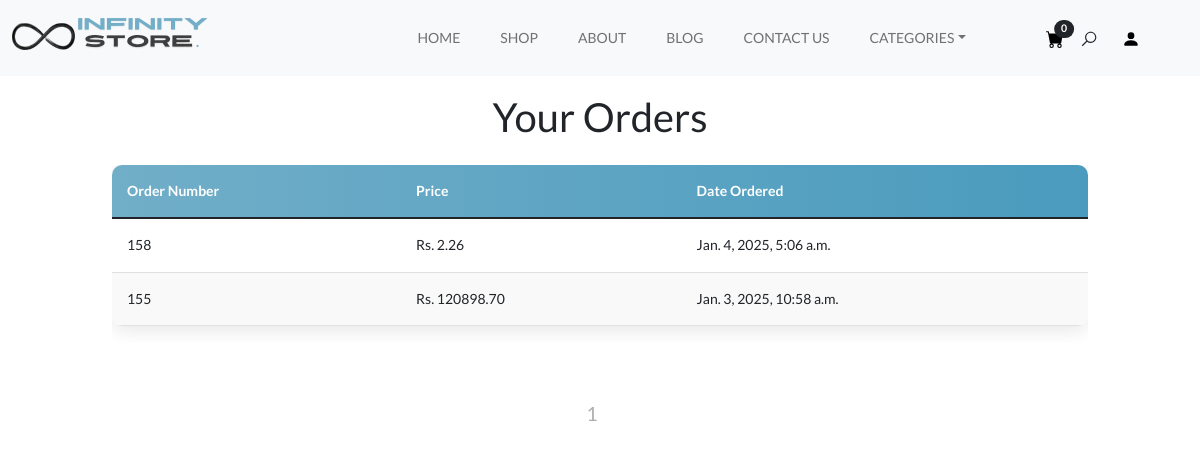
Page /user-dashboard (signed in) on the earlier database version.
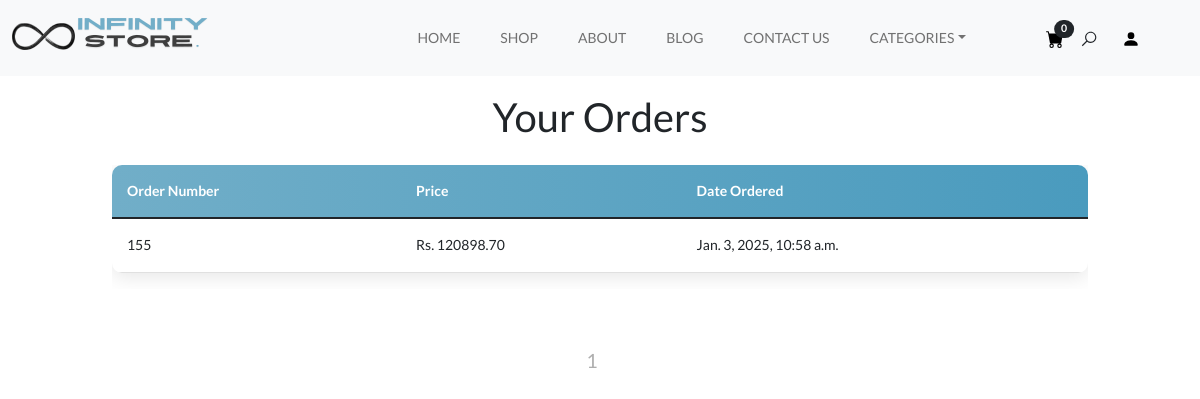
Same page on the later database version.
### payment/models.py (models this page shows, shortened)
class Order(models.Model):
    user = models.ForeignKey(
        User, on_delete=models.CASCADE, null=True, blank=True)
    full_name = models.CharField(max_length=250)
    email = models.EmailField(max_length=250)
    shipping_address = models.TextField(max_length=15000)
    amount_paid = models.DecimalField(max_digits=10, decimal_places=2)
    date_ordered = models.DateTimeField(auto_now_add=True)
    shipped = models.BooleanField(default=False)
    date_shipped = models.DateTimeField(blank=True, null=True)
    invoice = models.CharField(max_length=250, null=True, blank=True)
    paid = models.BooleanField(default=False)
    epay = models.BooleanField(default=False)

### Home/views.py (the view)
# urls.py: path("user-dashboard", views.UserDashboardView, name='user-dashboard'),
def UserDashboardView(request):
    if request.user.is_authenticated:
        user_orders = Order.objects.filter(
            paid=True, user=request.user, shipped=False).order_by('-date_ordered')
    else:
        user_orders = None
    paginator = Paginator(user_orders, 15)
    page_number = request.GET.get('page')
    order_page = paginator.get_page(page_number)
    return render(request, "Home/user_dashboard_template.html", {'user_orders': order_page})

### Home/context_processors.py (called while the page is built)
def categories(request):
    categories = Categories.objects.all().order_by('-id')[:6]
    return {
        'categories': categories
    }

### cart/cart.py (called while the page is built)
    def __len__(self):
        return sum(self.cart.values())

### cart/context_processors.py (called while the page is built)
def cart(request):
    return {
        'cart': Cart(request)
    }

### Home/templates/Home/user_dashboard_template.html (shortened to what this page needs)
{% extends 'index.html' %}
{% block content %}
  <div class="container-fluid mt-4 pt-4">
    <div class="row">
      <div class="col-10 mx-auto">
        <br /><br />
        <h1 class="text-center mb-4">Your Orders</h1>
        <div class="table-responsive">
          <table class="table custom-table">
            <thead>
              <tr>
                <th scope="col">Order Number</th>
                <th scope="col">Price</th>
                <th scope="col">Date Ordered</th>
              </tr>
            </thead>
            <tbody>
              {% for order in user_orders %}
                <tr>
                  <td>
                    <a href="{% url 'user-orders' order.id %}" class="text-decoration-none text-dark">{{ order.id }}</a>
                  </td>
                  <td>Rs. {{ order.amount_paid }}</td>
                  <td>{{ order.date_ordered }}</td>
                </tr>
              {% empty %}
                <tr>
                  <td colspan="4">No UnShipped Products Found.</td>
                </tr>
              {% endfor %}
            </tbody>
          </table>
        </div>
      </div>
    </div>
  </div>
  <nav class="navigation paging-navigation text-center padding-medium" role="navigation">
    <div class="pagination loop-pagination d-flex justify-content-center align-items-center">
      {% for num in user_orders.paginator.page_range %}
        {% if user_orders.number == num %}
          <span aria-current="page" class="page-numbers current pe-3">{{ num }}</span>
        {% else %}
          <a class="page-numbers pe-3" href="?page={{ num }}">{{ num }}</a>
        {% endif %}
      {% endfor %}
    </div>
  </nav>
  <br /><br />
{% endblock %}

Differences in the rows shown:
no longer on this page (row edited): Order: id "158", amount_paid "2.26", date_ordered "Jan. 4, 2025, 5:06 a.m."
